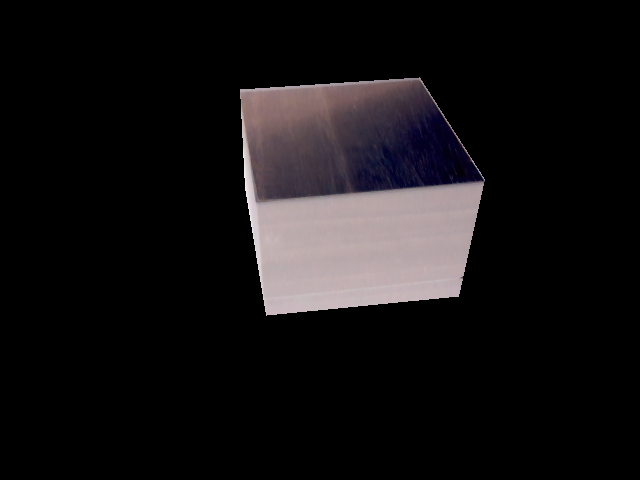
%> input picture Datasets/cube copy/6_maskedImage.png, 640 x 480 px
$ octave find_paramaters.m   (GNU Octave 9; MATLAB toolbox functions it lacks are replaced by stand-ins)
%> lines starting %> are read from the running program, lines starting %| are printed output that depends on the picture; in (x1, y1, x2, y2) boxes, pixels count from 0 and x2, y2 are one past the last pixel; in counts of white or black regions, pixels touching at a corner belong together; the program's own positions count from 1
### Working Matlab extract polygons/Matlab Functions/haughTransformWORKING.m
%% Functions


function [lines, image] = haughTransformWORKING(img, rad, sharp, N, FillGap, MinLength)

    %RGB = imread(img);
    %A  = rgb2gray(RGB);

    image = imsharpen(img,'Radius',rad,'Amount',sharp);

    BW = edge(image,'canny');
    BW = bwareaopen(BW,30);
    imshow(BW)

    [H,theta,rho] = hough(BW);

    P = houghpeaks(H,N,'threshold',ceil(0.1*max(H(:))));

    x = theta(P(:,2));
    y = rho(P(:,1));

    lines = houghlines(BW,theta,rho,P,'FillGap',FillGap,'MinLength',MinLength);

end

### Working Matlab extract polygons/Matlab Functions/joinVertices.m


function linesJoined = joinVertices(lines, range)
    a = vertcat(lines([1:length(lines)]).point1);
    b = vertcat(lines([1:length(lines)]).point2);

    points = [a;b];


    for l = 1:length(points)
        a = l;

        Idx = rangesearch(points,points(l,:), range);

        d = Idx{1};


        num = length(d);

        X = 0; Y = 0;
        for c = 1:num
        X = points(d(c),1) + X;
        Y = points(d(c),2) + Y;
        end
        Xav = X/num;
        Yav = Y/num;

        for c = 1:num
        points(d(c),:) = [Xav, Yav]
        end

    end

    half = (length(points)/2);
    p1 = points(1:half,:)
    p2 = points((half+1):end,:)

    linesJoined = lines;

    for l = 1:length(linesJoined)

        linesJoined(l).point1 = p1(l,:)
        p1(l,:)
        linesJoined(l).point1
        linesJoined(l).point2 = p2(l,:)
        p2(l,:)
        linesJoined(l).point2
    end

end

### ECTE451/Matlab Functions/removeRedundant.m
%%% CODE CREATED BY J. BELLINGHAM, UNIVERSITY OF WOLLONGONG %%%
% This function remove redundant lines from shape
% These are duplicate lines, or lines that have free ends (therefore do not
% create a valid polygon

function linesJoined = removeRedundant(linesJoined)
    % If two lines are equal remove one
    j = 1; k = 1;
    while j <= length(linesJoined)
        k = 1;
        while k <= length(linesJoined)
            if j ~= k
                a = isequal(linesJoined(j).point1, linesJoined(k).point1)
                b = isequal(linesJoined(j).point2, linesJoined(k).point2)
                c = isequal(linesJoined(j).point1, linesJoined(k).point2)
                d = isequal(linesJoined(j).point2, linesJoined(k).point1)
                if (a == 1 && b == 1) || (c == 1 && d == 1)
                    linesJoined(k) = [];
                    j = 0; k = 1; break
                end
            end
            k = k + 1;
        end
        j = j + 1;
    end
    % Changes formate to simple array
    a = vertcat(linesJoined([1:length(linesJoined)]).point1);
    b = vertcat(linesJoined([1:length(linesJoined)]).point2);
    points = [a;b];
    len = 1;
    % Sets all invalid points to origin, Implementation assumes no image
    % will be cropped to the corner of a shape.
    while len <= length(points)
        x = sum(points(:,1)==points(len,1));
        y = sum(points(:,2)==points(len,2));
        % Check if any points only occur once (lines with free end)
        if (x == 1 || y == 1) && (points(len,1) ~= 0 && points(len,2) ~= 0)
            points(len,:) = [0,0];
            % remove also other endpoint of free line
            h = length(points)/2;
            if len <= h
                points(len+h,:) = [0,0];
            else
                points(len-h,:) = [0,0];
            end
            len = 0;
        end
        len = len + 1
    end
    % transfer infomation to line structure
    half = (length(points)/2);
    p1 = points(1:half,:)
    p2 = points((half+1):end,:)
    for l = 1:length(linesJoined)
        linesJoined(l).point1 = p1(l,:);
        linesJoined(l).point2 = p2(l,:);
    end
    % Remove all invalid points
    len = 1;
    while len <= length(linesJoined)
        if (linesJoined(len).point1(1,1) == 0 && ...
                linesJoined(len).point1(1,2) == 0) || ...
                (linesJoined(len).point2(1,1) == 0 && ...
                linesJoined(len).point2(1,2) == 0)
            linesJoined(len) = [];
            len = 0;
        end
        len = len + 1;
    end
end

### Working Matlab extract polygons/Matlab Functions/plotLines.m


function plotLines(lines, I)

    figure, imshow(I), hold on
    max_len = 0;
    for k = 1:length(lines)

       xy = [lines(k).point1; lines(k).point2];

       plot(xy(:,1),xy(:,2),'LineWidth',2,'Color','green');

       plot(xy(1,1),xy(1,2),'x','LineWidth',2,'Color','yellow');
       plot(xy(2,1),xy(2,2),'x','LineWidth',2,'Color','red');

    end

end

### Working Matlab extract polygons/Matlab Functions/unassignedPoint.m
%% pointsUnclassified
%Returns a point1 in lines which has not yet been place in a polygon

function [lineIndex, pt] = unassignedPoint(lines, poly)

%rows = any(isnan(poly),2);
%poly(rows,:) = []

%poly = poly(sum(isnan(poly),4)==0)

    for countLines = 1:length(lines)
        diff = 0;
        for countPoly = 1:length(poly)
            point1 = lines(countLines).point1;
            check1 = [poly(countPoly, 1), poly(countPoly, 2)];
            check2 = [poly(countPoly, 3), poly(countPoly, 4)];

            a = isequal(point1, check1);
            b = isequal(point1, check2);

            if a == 0 && b == 0
                diff = diff +1;
            end
        end
        if diff == length(poly)
            lineIndex = countLines ;     % returns index to unassigned point
            pt = 1;
            return
        end


        diff = 0;
        for countPoly = 1:length(poly)
            point2 = lines(countLines).point2;
            check1 = [poly(countPoly, 1), poly(countPoly, 2)];
            check2 = [poly(countPoly, 3), poly(countPoly, 4)];

            a = isequal(point2, check1);
            b = isequal(point2, check2);

            if a == 0 && b == 0;
                diff = diff +1;
            end
        end
        if diff == length(poly)
            lineIndex = countLines;     % returns index to unassigned point
            pt = 2;
            return
        end


    end

    lineIndex = 0;
    pt = 0;

### Working Matlab extract polygons/Matlab Functions/generatePolygon.m

% Generate random polygon from lines given starting point

function [polygon] = generatePolygon(linesRemJoined, pt)

    p2 = 0;
    sides = 0;
    start = pt;
    polygon = [];

    while p2 ~= linesRemJoined(start).point1

           p1 = linesRemJoined(pt).point1;
           p2 = linesRemJoined(pt).point2;

           lowest_angle = 360;

           for comp = 1:length(linesRemJoined)
               if comp ~= pt
                   % Pick which route to take
                   if linesRemJoined(comp).point1 == p2

                       %line1 = [p1; p2];
                       %line2 = [linesRemJoined(comp).point1; linesRemJoined(comp).point2];
                       %angle = angleBetweenLines(line1, line2)
                       angle = randi([1 359],1,1);
                       if (angle < lowest_angle)
                           lowest_angle = angle;
                           next = comp;
                       end

                   elseif linesRemJoined(comp).point2 == p2

                       save = linesRemJoined(comp).point2;
                       linesRemJoined(comp).point2 = linesRemJoined(comp).point1;
                       linesRemJoined(comp).point1 = save;

                       %line1 = [p1; p2];
                       %line2 = [linesRemJoined(comp).point1; linesRemJoined(comp).point2];
                       %angle = angleBetweenLines(line1, line2)
                       angle = randi([1 359],1,1);
                       if angle < lowest_angle
                           lowest_angle = angle;
                           next = comp;
                       end
                   end
               end

           end
% [13 lines of commented-out code are left out]
                pt = next;
                polygon = [polygon ; p1 , p2];
    end

end

### Working Matlab extract polygons/Matlab Functions/validatePolygon.m
% Validate that generated polygon is of most simple form given lines
% available. That is no lines from 'lines' fit inside polygon


function validity = validatePolygon(polygon, lines)

validity = 1;


           % extract polygon expression
           xv = [polygon(:,1)' , polygon(end,3)]
           yv = [polygon(:,2)' , polygon(end,4)]

           p = polyshape(xv,yv,'Simplify',false)
           validity = issimplified(p)

           for lineCount = 1:length(lines)
               % find centre of line
               P1 = lines(lineCount).point1;
               P2 = lines(lineCount).point2;

               centre = (P1(:) + P2(:)).'/2;
               % Does point lie within polygon
               in1 = inpolygon(centre(1)+1,centre(2),xv,yv);
               in2 = inpolygon(centre(1),centre(2)+1,xv,yv);
               in3 = inpolygon(centre(1)-1,centre(2),xv,yv);
               in4 = inpolygon(centre(1),centre(2)-1,xv,yv);
               in5 = inpolygon(centre(1),centre(2),xv,yv);
               if in1 == 1 && in2 == 1 && in3 == 1 && in4 == 1 && in5 == 1
                   % if yes set marker on
                   validity = 0;
                   return
               end
           end


end

### Working Matlab extract polygons/find_paramaters.m
clear all
clc
close all
addpath(genpath('C:\Users\Jared\Documents\ECTE458\3D-LV'))
cd C:\Users\Jared\Documents\ECTE458\3D-LV\Datasets\parallelogram
RGB = '6_maskedImage.png';
RGB = imread(RGB);
%> RGB is the input picture: size 480x640x3 uint8; mean R, G, B 20.4, 18.1, 19.4
img = rgb2gray(RGB);
a = (0.05).*rand(1,1);
b = (1-0.7).*rand(1,1) + 0.7;
img = imadjust(img,[a b],[]); % I is double
%img = imfilter(img, ones(4)/16);
k = ((0.5-0).*rand(1,1)+0)
imgB = imgaussfilt(img, k);
c = ((5).*rand(1,1));
d = ((5).*rand(1,1));
imgC = imdiffusefilt(imgB,'GradientThreshold', [c, d],'NumberOfIterations',2);
e = ((3-0.1).*rand(1,1)+0.1);
f = ((3-0.1).*rand(1,1)+0.1);
imgD = imsharpen(imgC,'Radius',e,'Amount',f);
g = ((10-0.1).*rand(1,1)+0.1);
h = ((3-0.1).*rand(1,1)+0.1);
i = round((30-10).*rand(1,1)+10)
[lines, image] = haughTransformWORKING(imgD, g, h, i, 10, 70);
%> in haughTransformWORKING, `BW = edge(image,'canny');`:
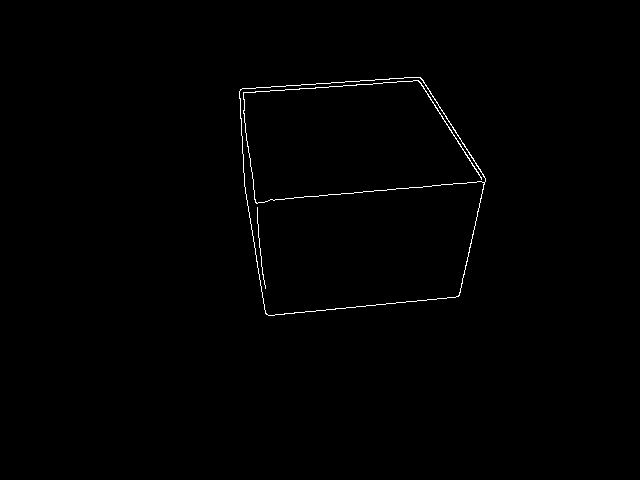
%> BW: size 480x640 logical; 0.53% white in thin lines or dots, all inside (x1, y1, x2, y2) = (239, 77, 486, 316)
%> in haughTransformWORKING, `[H,theta,rho] = hough(BW);`:
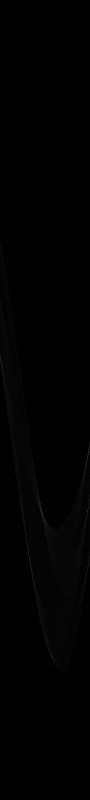
%> H: size 1599x180 double (shown at 1/2 size); min 0, max 158, mean 1
%> in haughTransformWORKING, `[H,theta,rho] = hough(BW);`: theta = 180 values from -90 to 89; rho = 1599 values from -799 to 799
%> in haughTransformWORKING, `P = houghpeaks(H,N,'threshold',ceil(0.1*max(H(:))));`: P = 22 rows, first 12: [909 177; 1142 175; 1022 176; 1107 58; 1313 104; 1028 84; 1034 88; 1008 81; 1126 61; 889 180; 1090 55; 1046 92]
%> in haughTransformWORKING, `x = theta(P(:,2));`: x = 22 values, max 89 at index 10, min -88 at index 14, mean 24.55
%> in haughTransformWORKING, `y = rho(P(:,1));`: y = 22 values, max 513 at index 5, min -67 at index 14, mean 244
%> in haughTransformWORKING, `lines = houghlines(BW,theta,rho,P,'FillGap',FillGap,'MinLength',MinLen..`: lines = 5 lines; point1 to point2 (x, y): (417, 78) to (485, 183), (459, 296) to (486, 182), (240, 92) to (245, 187), (244, 111) to (256, 203), (245, 185) to (259, 269)
j = ((60-30).*rand(1,1)+30);
linesJoined = joinVertices(lines, j);
%> in joinVertices, `a = vertcat(lines([1:length(lines)]).point1);`: a = [417 78; 459 296; 244 111; 240 92; 245 185]
%> in joinVertices, `b = vertcat(lines([1:length(lines)]).point2);`: b = [485 183; 486 182; 256 203; 245 187; 259 269]
%> in joinVertices, `points = [a;b];`: points = [417 78; 459 296; 244 111; 240 92; 245 185; 485 183; 486 182; 256 203; 245 187; 259 269]
%> the loop in joinVertices, `for l = 1:length(points)` made 10 passes
%> (d, num, Xav, Yav) on passes 3 to 9: ([3 4], 2, 242, 101.5), ([3 4], 2, 242, 101.5), ([5 9 8], 3, 248.7, 191.7), ([6 7], 2, 485.5, 182.5), ([6 7], 2, 485.5, 182.5), ([5 8 9], 3, 248.7, 191.7), ([5 8 9], 3, 248.7, 191.7)
%> (Idx, d, num, Xav, Yav) on passes 1, 2, 10: ({1}, 1, 1, 417, 78), ({2}, 2, 1, 459, 296), ({10}, 10, 1, 259, 269)
%> after the loop in joinVertices, `for l = 1:length(points)`: points = [417 78; 459 296; 242 101.5; 242 101.5; 248.7 191.7; 485.5 182.5; 485.5 182.5; 248.7 191.7; 248.7 191.7; 259 269]
%> in joinVertices, `half = (length(points)/2);`: half = 5
%> in joinVertices, `p1 = points(1:half,:)`: p1 = [417 78; 459 296; 242 101.5; 242 101.5; 248.7 191.7]
%> in joinVertices, `p2 = points((half+1):end,:)`: p2 = [485.5 182.5; 485.5 182.5; 248.7 191.7; 248.7 191.7; 259 269]
%> in joinVertices, `linesJoined = lines;`: linesJoined has the same summary as lines in haughTransformWORKING
%> the loop in joinVertices, `for l = 1:length(linesJoined)` made 5 passes
%> after the loop in joinVertices, `for l = 1:length(linesJoined)`: linesJoined = 5 lines; point1 to point2 (x, y): (417, 78) to (485, 182), (459, 296) to (485, 182), (242, 101) to (248, 191), (242, 101) to (248, 191), (248, 191) to (259, 269)
linesRemJoined = removeRedundant(linesJoined);
%> the loop in removeRedundant, `while j <= length(linesJoined)` made 7 passes
%> j on passes 1 to 7: 2, 3, 1, 2, 3, 4, 5
%> after the loop in removeRedundant, `while j <= length(linesJoined)`: a = false; c = true; d = false; linesJoined = 4 lines; point1 to point2 (x, y): (417, 78) to (485, 182), (459, 296) to (485, 182), (242, 101) to (248, 191), (248, 191) to (259, 269)
%> in removeRedundant, `a = vertcat(linesJoined([1:length(linesJoined)]).point1);`: a = [417 78; 459 296; 242 101.5; 248.7 191.7]
%> in removeRedundant, `b = vertcat(linesJoined([1:length(linesJoined)]).point2);`: b = [485.5 182.5; 485.5 182.5; 248.7 191.7; 259 269]
%> in removeRedundant, `points = [a;b];`: points = [417 78; 459 296; 242 101.5; 248.7 191.7; 485.5 182.5; 485.5 182.5; 248.7 191.7; 259 269]
%> the loop in removeRedundant, `while len <= length(points)` made 18 passes
%> (x, y, len) on passes 1 to 12: (1, 1, 1), (2, 2, 2), (1, 1, 1), (4, 4, 2), (4, 4, 3), (1, 1, 1), (6, 6, 2), (6, 6, 3), (6, 6, 4), (1, 1, 1), (8, 8, 2), (8, 8, 3)
%> after the loop in removeRedundant, `while len <= length(points)`: points = [0 0; 0 0; 0 0; 0 0; 0 0; 0 0; 0 0; 0 0]
%> in removeRedundant, `half = (length(points)/2);`: half = 4
%> in removeRedundant, `p1 = points(1:half,:)`: p1 = [0 0; 0 0; 0 0; 0 0]
%> the loop in removeRedundant, `for l = 1:length(linesJoined)` made 4 passes
%> after the loop in removeRedundant, `for l = 1:length(linesJoined)`: linesJoined = 4 lines; point1 to point2 (x, y): (0, 0) to (0, 0), (0, 0) to (0, 0), (0, 0) to (0, 0), (0, 0) to (0, 0)
%> the loop in removeRedundant, `while len <= length(linesJoined)` made 4 passes
%> after the loop in removeRedundant, `while len <= length(linesJoined)`: linesJoined = empty struct
%> linesRemJoined = empty struct
plotLines(lines, image);
%> the loop in plotLines, `for k = 1:length(lines)` made 5 passes
%> xy on passes 1 to 5: [417 78; 485 183], [459 296; 486 182], [244 111; 256 203], [240 92; 245 187], [245 185; 259 269]
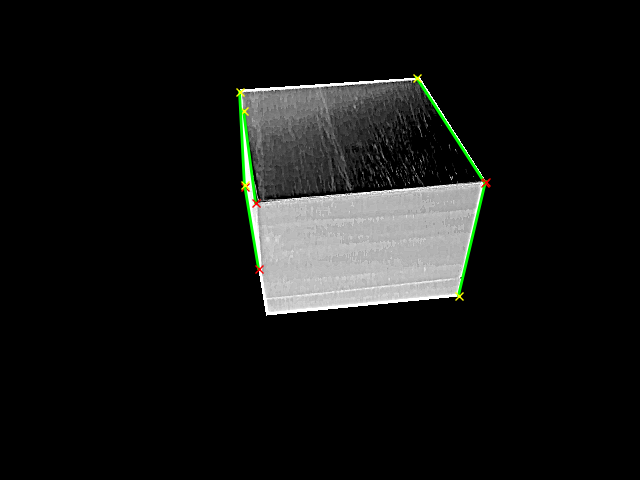
%> figure redrawn from the program's plot data
plotLines(linesRemJoined, image);

%%
addpath(genpath('C:\Users\Jared\Documents\ECTE458\3D-LV'))
cd C:\Users\Jared\Documents\ECTE458\3D-LV\Datasets\pyramidcopy
RGB = '12_maskedImage.png';
RGB = imread(RGB);
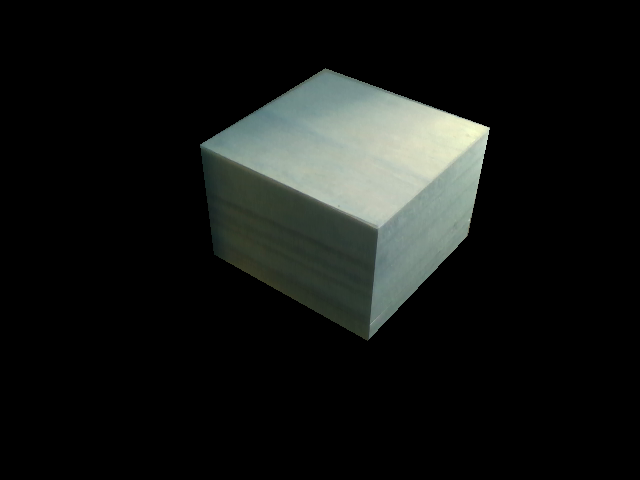
%> input picture Datasets/cube copy/12_maskedImage.png, 640 x 480 px
%> RGB is the input picture: size 480x640x3 uint8; mean R, G, B 20.1, 22.4, 20.4
img = rgb2gray(RGB);
img = imadjust(img,[a b],[]); % I is double
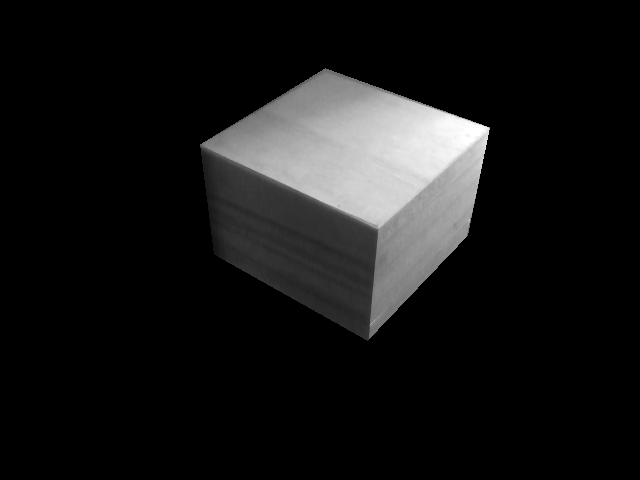
%> img: size 480x640 uint8; min 0, max 255, mean 22.2
%img = imfilter(img, ones(4)/16);
imgB = imgaussfilt(img, (0.3));
imgC = imdiffusefilt(imgB,'GradientThreshold', [c, d],'NumberOfIterations',2);
imgD = imsharpen(imgC,'Radius',e,'Amount',f);
[lines, image] = haughTransformWORKING(imgD, g, h, i, 10, 70);
%> call 2 of haughTransformWORKING, with rad = 3.1, sharp = 1.48, N = 22, FillGap = 10, MinLength = 70
%> in haughTransformWORKING (call 2), `BW = edge(image,'canny');`:
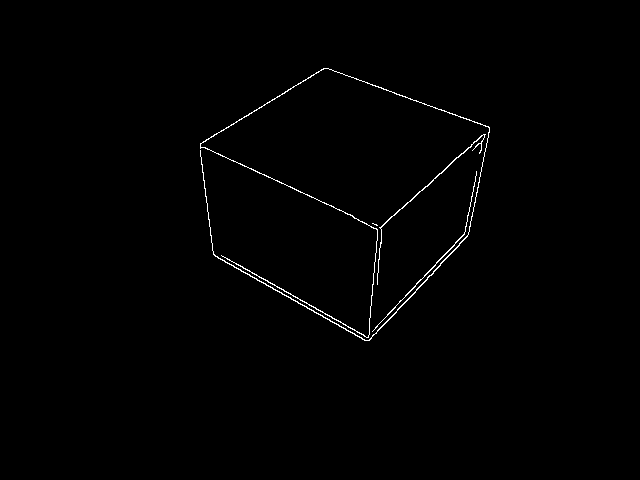
%> BW: size 480x640 logical; 0.69% white in thin lines or dots, all inside (x1, y1, x2, y2) = (200, 68, 490, 341)
%> in haughTransformWORKING (call 2), `P = houghpeaks(H,N,'threshold',ceil(0.1*max(H(:))));`: P = 22 rows, first 12: [848 21; 680 30; 753 26; 1223 139; 1302 134; 1025 150; 1196 96; 980 84; 1306 103; 703 33; 1233 136; 1295 137]
%> in haughTransformWORKING (call 2), `x = theta(P(:,2));`: x = 22 values, max 59 at index 6, min -70 at index 1, mean 1.18
%> in haughTransformWORKING (call 2), `y = rho(P(:,1));`: y = 22 values, max 510 at index 20, min -140 at index 14, mean 270.5
%> in haughTransformWORKING (call 2), `lines = houghlines(BW,theta,rho,P,'FillGap',FillGap,'MinLength',MinLen..`: lines = 8 lines; point1 to point2 (x, y): (201, 146) to (367, 224), (327, 69) to (490, 128), (216, 257) to (367, 341), (490, 130) to (378, 231), (370, 341) to (469, 235), (324, 69) to (204, 142), (201, 149) to (214, 255), (468, 236) to (490, 133)
linesJoined = joinVertices(lines, j);
%> in joinVertices (call 2), `points = [a;b];`: points = 16 rows, first 12: [327 69; 216 257; 201 146; 490 130; 370 341; 324 69; 201 149; 468 236; 490 128; 367 341; 367 224; 378 231]
%> the loop in joinVertices (call 2), `for l = 1:length(points)` made 16 passes
%> (d, num, Xav, Yav) on passes 1 to 12: ([1 6], 2, 325.5, 69), ([2 15], 2, 215, 256), ([3 7 14], 3, 202, 145.7), ([4 9 16], 3, 490, 130.3), ([5 10], 2, 368.5, 341), ([1 6], 2, 325.5, 69), ([3 7 14], 3, 202, 145.7), ([8 13], 2, 468.5, 235.5), ([4 9 16], 3, 490, 130.3), ([5 10], 2, 368.5, 341), ([11 12], 2, 372.5, 227.5), ([11 12], 2, 372.5, 227.5)
%> after the loop in joinVertices (call 2), `for l = 1:length(points)`: points = 16 rows, first 12: [325.5 69; 215 256; 202 145.7; 490 130.3; 368.5 341; 325.5 69; 202 145.7; 468.5 235.5; 490 130.3; 368.5 341; 372.5 227.5; 372.5 227.5]
%> the loop in joinVertices (call 2), `for l = 1:length(linesJoined)` made 8 passes
%> linesJoined = 8 lines; point1 to point2 (x, y): (202, 145) to (372, 227), (325, 69) to (490, 130), (215, 256) to (368, 341), (490, 130) to (372, 227), (368, 341) to (468, 235), (325, 69) to (202, 145), (202, 145) to (215, 256), (468, 235) to (490, 130)
linesRemJoined = removeRedundant(linesJoined);
%> the loop in removeRedundant (call 2), `while j <= length(linesJoined)` made 8 passes
%> the loop in removeRedundant (call 2), `while len <= length(points)` made 16 passes
%> (x, y) on passes 1 to 12: (2, 2), (2, 2), (3, 3), (3, 3), (2, 2), (2, 2), (3, 3), (2, 2), (3, 3), (2, 2), (2, 2), (2, 2)
%> the loop in removeRedundant (call 2), `for l = 1:length(linesJoined)` made 8 passes
%> the loop in removeRedundant (call 2), `while len <= length(linesJoined)` made 8 passes
%> linesRemJoined has the same summary as linesJoined
plotLines(linesRemJoined, image);
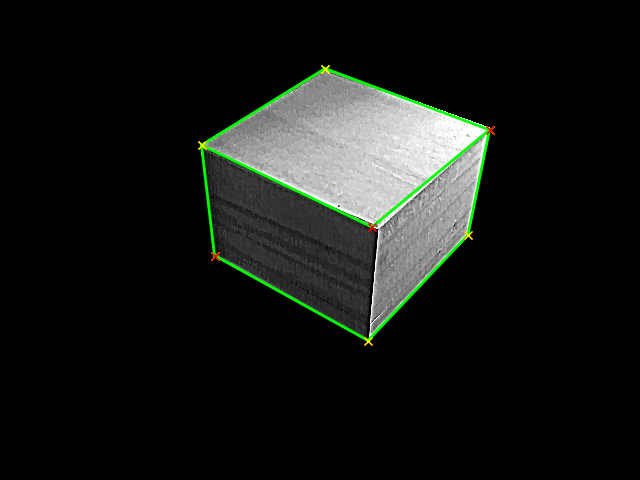
%> figure redrawn from the program's plot data

%% Next
polygons = [];

[lineIndex, startPoint] = unassignedPoint(linesRemJoined, polygons);
%> lineIndex = 1; startPoint = 1
%> the run ends on the next line
count = 0;
while (startPoint ~= 0 & count < 10000)

    polygon = generatePolygon(linesRemJoined, lineIndex);

    validity = validatePolygon(polygon, linesRemJoined);
